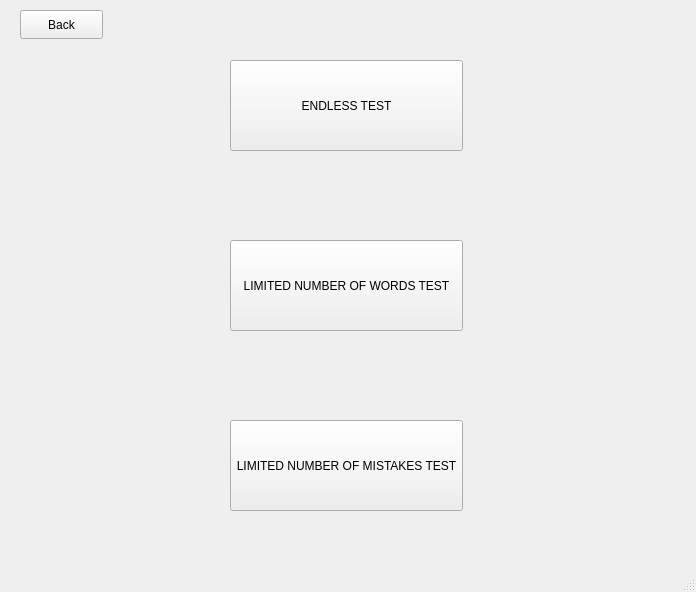
<?xml version="1.0" encoding="UTF-8"?>
<ui version="4.0">
 <class>Test</class>
 <widget class="QMainWindow" name="Test">
  <property name="geometry">
   <rect>
    <x>0</x>
    <y>0</y>
    <width>696</width>
    <height>592</height>
   </rect>
  </property>
  <property name="windowTitle">
   <string>Test</string>
  </property>
  <widget class="QWidget" name="centralwidget">
   <widget class="QPushButton" name="backButton">
    <property name="geometry">
     <rect>
      <x>20</x>
      <y>10</y>
      <width>83</width>
      <height>29</height>
     </rect>
    </property>
    <property name="text">
     <string>Back</string>
    </property>
   </widget>
   <widget class="QPushButton" name="limitedWordsTestButton">
    <property name="geometry">
     <rect>
      <x>230</x>
      <y>240</y>
      <width>233</width>
      <height>91</height>
     </rect>
    </property>
    <property name="text">
     <string>LIMITED NUMBER OF WORDS TEST</string>
    </property>
   </widget>
   <widget class="QPushButton" name="endlessTestButton">
    <property name="geometry">
     <rect>
      <x>230</x>
      <y>60</y>
      <width>233</width>
      <height>91</height>
     </rect>
    </property>
    <property name="text">
     <string>ENDLESS TEST</string>
    </property>
   </widget>
   <widget class="QPushButton" name="limitedMistakesTestButton">
    <property name="geometry">
     <rect>
      <x>230</x>
      <y>420</y>
      <width>233</width>
      <height>91</height>
     </rect>
    </property>
    <property name="text">
     <string>LIMITED NUMBER OF MISTAKES TEST</string>
    </property>
   </widget>
  </widget>
  <widget class="QStatusBar" name="statusbar"/>
 </widget>
 <resources/>
 <connections/>
</ui>
